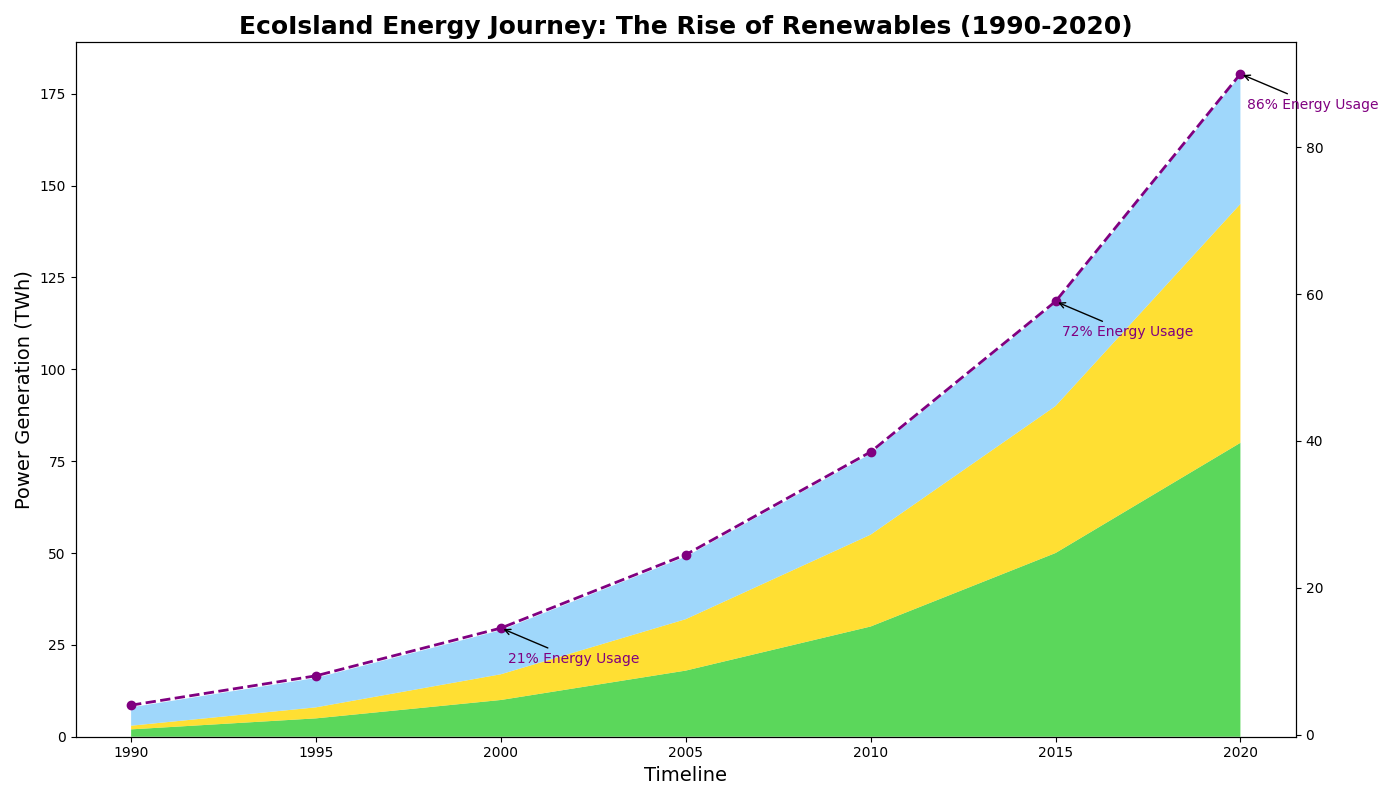

Write Python code to recreate this figure.
import matplotlib.pyplot as plt
import numpy as np

years = np.arange(1990, 2022, 5)

renewable_energy_data = {
    'Sunshine': np.array([2, 5, 10, 18, 30, 50, 80]),
    'Breeze': np.array([1, 3, 7, 14, 25, 40, 65]),
    'Organic': np.array([5, 8, 12, 17, 22, 28, 35])
}

total_renewable_energy = np.sum(list(renewable_energy_data.values()), axis=0)
total_energy_potential = 200

fig, ax1 = plt.subplots(figsize=(14, 8))

# Shuffled colors: '#32CD32', '#FFD700', '#87CEFA'
ax1.stackplot(years, renewable_energy_data.values(), colors=['#32CD32', '#FFD700', '#87CEFA'], alpha=0.8)

ax1.set_title('EcoIsland Energy Journey: The Rise of Renewables (1990-2020)', 
              fontsize=18, fontweight='bold', ha='center')
ax1.set_xlabel('Timeline', fontsize=14)
ax1.set_ylabel('Power Generation (TWh)', fontsize=14)

ax2 = ax1.twinx()
total_energy_percentage = (total_renewable_energy / total_energy_potential) * 100
ax2.plot(years, total_energy_percentage, color='purple', linestyle='--', marker='o', linewidth=2)

milestones = {
    2000: (total_energy_percentage[2], '21% Energy Usage'),
    2015: (total_energy_percentage[5], '72% Energy Usage'),
    2020: (total_energy_percentage[6], '86% Energy Usage')
}
for year, (percent, text) in milestones.items():
    ax2.annotate(f'{text}', xy=(year, percent), xycoords='data', 
                 xytext=(5, -25), textcoords='offset points',
                 arrowprops=dict(facecolor='black', arrowstyle='->'), 
                 fontsize=10, color='purple')

plt.tight_layout()
plt.show()
